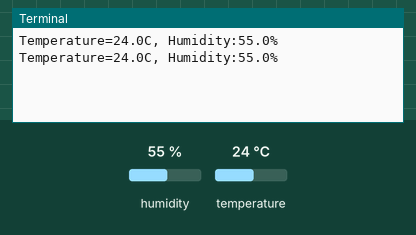
The program below on a simulated Raspberry Pi (BCM pin numbers). Parts: the last lines printed to the terminal. The inputs (shaded band) are chosen by the test bench; at power-on: humidity 55 %, temperature 24 °C.

Above: at 1.2 s.
1.3 s: humidity set to 22 %
At 1.9 s:
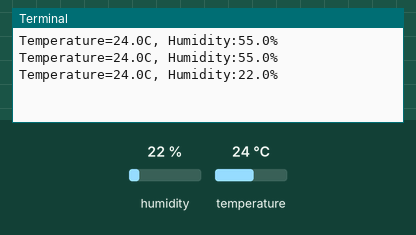
2.8 s: temperature set to 12 °C
At 3.5 s:
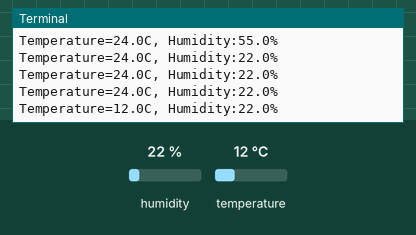
4.3 s: humidity set to 40 %
At 4.3 s:
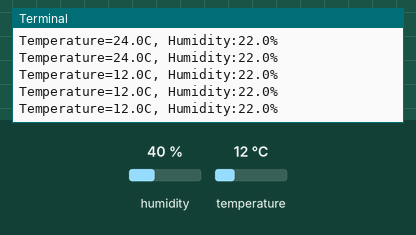
Timing chart, 0 to 7.3 s (numbered marks = the images above; inputs shaded):
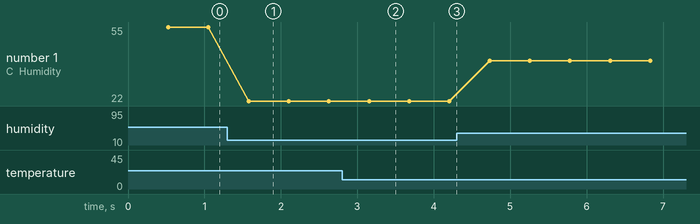

The program:

dht11.py
```python
import Adafruit_DHT
import time

sensor = Adafruit_DHT.DHT11
DHT_PIN = 4

try:
    while True:
        humidity, temperature = Adafruit_DHT.read_retry(sensor, DHT_PIN)
        if humidity is not None and temperature is not None:
            print(f"Temperature={temperature:.1f}C, Humidity:{humidity:.1f}%")
        else:
            print('Read Error')
finally:
    print("bye")    
```

Measured:
- after the input at 1.3 s, the terminal: prints a new line after 0.28 s (image 1)
- after the input at 2.8 s, the terminal: prints a new line after 0.35 s (image 2)
- plotted number 1: 55 → 22 after the input at 1.3 s, 22 → 40 after the input at 4.3 s
